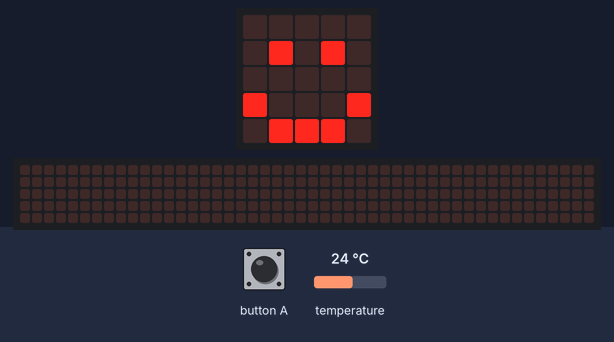
Simulated run of this program. Board: BBC micro:bit (MakeCode). Parts: the board's 5×5 LED display, a strip that is not on the board, showing the scrolling text unrolled. Inputs (shaded band) come from the test bench; at power-on: temperature 24 °C. The 48×5 strip is a reading aid, not a part: it shows the text the display is scrolling, unrolled, one strip-width of it at a time.

Above: at 1.8 s.
1.9 s: button A pressed for 0.15 s
At 5.6 s:
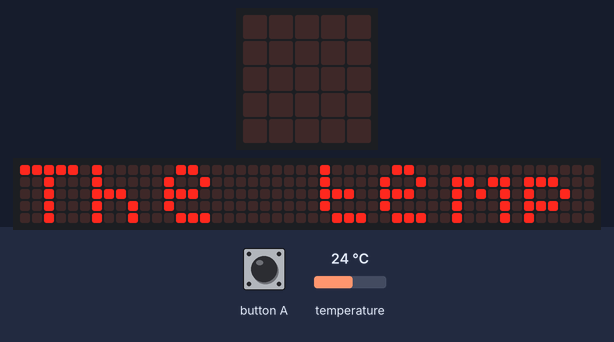
At 26.2 s:
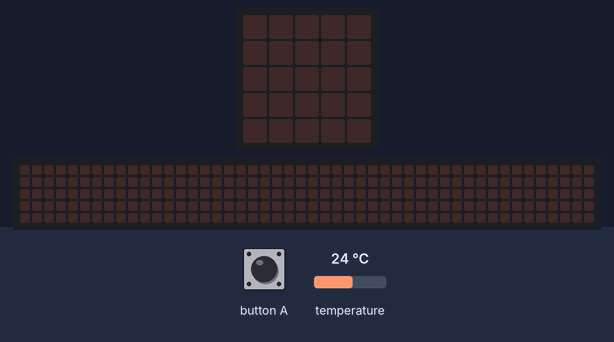

The program:

main.ts
```typescript
// (licence header left out)
let temperatureCelsius: number
let temperatureKelvin: number

// clear screen
basic.clearScreen()
basic.showIcon(IconNames.Happy)

// convert temperature into kelvin
input.onButtonPressed(Button.A, function () {
    temperatureCelsius = input.temperature()
    temperatureKelvin = Math.round(temperatureCelsius + 273.15)
    basic.showString("The temperature is: " + temperatureKelvin + " K")
    pause(1000)
    basic.clearScreen()
    basic.showIcon(IconNames.Happy)
})
```

Measured:
- after the input at 1.9 s, the display: first changes after 0.15 s (image 1 shows a later state)
- what the display in image 1 shows lasts 0.8 s, from 5.2 s to 6.0 s
- what the display in image 2 shows lasts 1.0 s, from 25.5 s to 26.5 s
